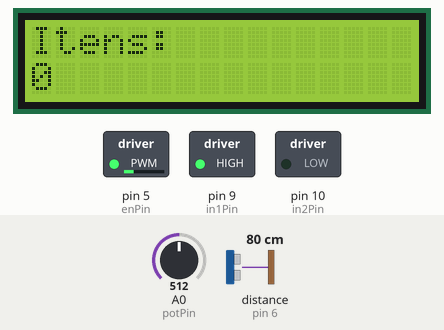
Recording of a sketch running on a simulated Arduino Uno, built with avr-gcc and run on an emulated ATmega328P. Shown: 16×2 character LCD, switched loads named in the sketch (green lamp = pin HIGH). Wiring (inferred from the names in the program): ultrasonic range finder: trigger pin 7; echo pin 6. The inputs (shaded band) are chosen by the test bench; at power-on: A0 (potPin) = 512, distance to the obstacle (sensor on pin 6) 80 cm. The echo pulse lasts 58.3 µs per cm; pins used as bus, display or sensor lines are not drawn.

Above: at 1.2 s.
1.3 s: A0 (potPin) set to 716
At 2.0 s:
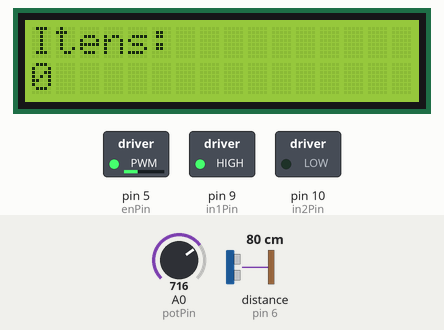
2.8 s: A0 (potPin) set to 10
At 3.4 s:
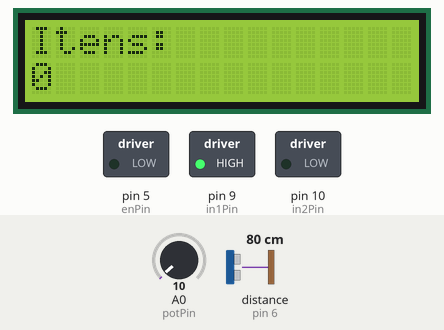
4.3 s: distance to the obstacle (sensor on pin 6) set to 2 cm
At 5.8 s:
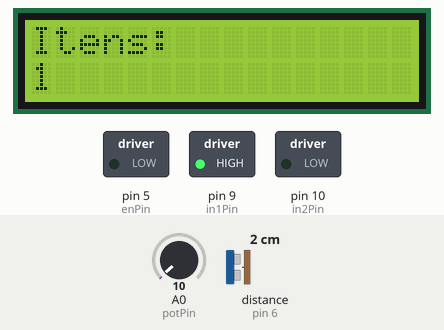
Timing chart, 0 to 7.3 s (numbered marks = the images above; inputs shaded):
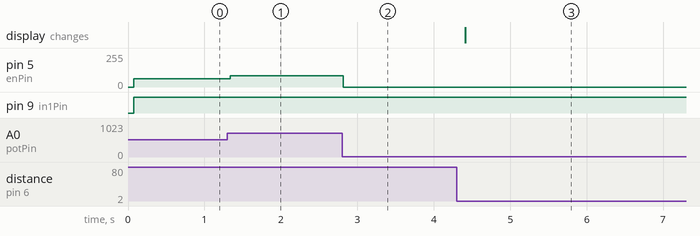

Measured:
- after the input at 1.3 s, pin 5 (enPin): 61/255 → 85/255 at once
- after the input at 2.8 s, pin 5 (enPin): 85/255 → 0/255 at once
- after the input at 4.3 s, the display: changes after 0.11 s (image 3)

The sketch:

cod-esteira.ino
```cpp
#include <Wire.h>
#include <LiquidCrystal_I2C.h>
#include <Ultrasonic.h>

// Define os pinos
const int potPin = A0;  // Pino analógico onde o potenciômetro está conectado
const int in1Pin = 9;   // Pino digital para IN1 no L298N
const int in2Pin = 10;  // Pino digital para IN2 no L298N
const int enPin = 5;    // Pino PWM para ENA no L298N

// Pinos do sensor ultrassônico
const int trigPin = 7;
const int echoPin = 6;

// Configuração do LCD
LiquidCrystal_I2C lcd(0x27, 16, 2);

// Variáveis para contagem
int itemCount = 0;
long duration;
int distance;
int previousDistance = 0;
const int thresholdDistance = 20; // Nova distância em cm para detectar passagem
const int hysteresis = 2; // Histerese para evitar flutuações

void setup() {
  // Define os pinos como saída ou entrada
  pinMode(in1Pin, OUTPUT);
  pinMode(in2Pin, OUTPUT);
  pinMode(enPin, OUTPUT);
  pinMode(trigPin, OUTPUT);
  pinMode(echoPin, INPUT);

  // Inicializa a comunicação serial (opcional)
  Serial.begin(9600);

  // Inicializa o LCD
  lcd.init();
  lcd.backlight();
  lcd.setCursor(0, 0);
  lcd.print("Itens: ");
  lcd.setCursor(0, 1);
  lcd.print(itemCount);
}

void loop() {
  // Lê o valor do potenciômetro (0 a 1023)
  int potValue = analogRead(potPin);

  // Converte o valor lido para um valor PWM (0 a 255)
  // Para limitar a 5.8V, usamos um fator de escala de aproximadamente 48.3% (5.8V / 12V = 0.483)
  int speed = map(potValue, 0, 1023, 0, 255) * 0.483;

  // Controla a direção do motor
  digitalWrite(in1Pin, HIGH);
  digitalWrite(in2Pin, LOW);

  // Controla a velocidade do motor
  analogWrite(enPin, speed);

  // Leitura do sensor ultrassônico
  digitalWrite(trigPin, LOW);
  delayMicroseconds(2);
  digitalWrite(trigPin, HIGH);
  delayMicroseconds(10);
  digitalWrite(trigPin, LOW);

  duration = pulseIn(echoPin, HIGH);
  distance = duration * 0.034 / 2;

  // Detecção de passagem de itens com histerese
  if (distance < thresholdDistance && previousDistance >= thresholdDistance + hysteresis) {
    itemCount++;
    lcd.setCursor(0, 1);
    lcd.print("                "); // Limpa a linha do LCD
    lcd.setCursor(0, 1);
    lcd.print(itemCount);
  }

  previousDistance = distance;
  // Pequeno atraso antes da próxima leitura
  delay(100);
}
```
